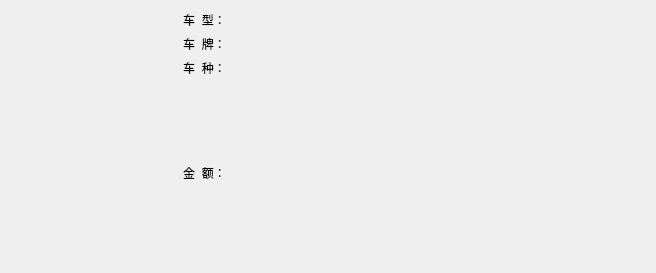
<?xml version="1.0" encoding="UTF-8"?>
<ui version="4.0">
 <class>FormEntryVehInfo</class>
 <widget class="QWidget" name="FormEntryVehInfo">
  <property name="geometry">
   <rect>
    <x>0</x>
    <y>0</y>
    <width>656</width>
    <height>273</height>
   </rect>
  </property>
  <property name="windowTitle">
   <string>Form</string>
  </property>
  <layout class="QHBoxLayout" name="horizontalLayout">
   <property name="leftMargin">
    <number>9</number>
   </property>
   <item>
    <spacer name="horizontalSpacer_2">
     <property name="orientation">
      <enum>Qt::Horizontal</enum>
     </property>
     <property name="sizeHint" stdset="0">
      <size>
       <width>40</width>
       <height>20</height>
      </size>
     </property>
    </spacer>
   </item>
   <item>
    <layout class="QGridLayout" name="gridLayout_4">
     <property name="horizontalSpacing">
      <number>20</number>
     </property>
     <item row="0" column="0">
      <widget class="QLabel" name="labVehType">
       <property name="text">
        <string>车  型：</string>
       </property>
       <property name="alignment">
        <set>Qt::AlignCenter</set>
       </property>
       <property name="className" stdset="0">
        <string>feviInfo</string>
       </property>
      </widget>
     </item>
     <item row="0" column="1" colspan="2">
      <widget class="QLabel" name="labEnVehType">
       <property name="text">
        <string/>
       </property>
       <property name="alignment">
        <set>Qt::AlignLeading|Qt::AlignLeft|Qt::AlignVCenter</set>
       </property>
       <property name="className" stdset="0">
        <string>feviInfo</string>
       </property>
      </widget>
     </item>
     <item row="1" column="0">
      <widget class="QLabel" name="labVehPlate">
       <property name="styleSheet">
        <string notr="true"/>
       </property>
       <property name="text">
        <string>车  牌：</string>
       </property>
       <property name="alignment">
        <set>Qt::AlignCenter</set>
       </property>
       <property name="className" stdset="0">
        <string>feviInfo</string>
       </property>
      </widget>
     </item>
     <item row="1" column="1" colspan="2">
      <widget class="QLabel" name="labEnVehPlate">
       <property name="sizePolicy">
        <sizepolicy hsizetype="Preferred" vsizetype="Preferred">
         <horstretch>200</horstretch>
         <verstretch>0</verstretch>
        </sizepolicy>
       </property>
       <property name="minimumSize">
        <size>
         <width>200</width>
         <height>0</height>
        </size>
       </property>
       <property name="text">
        <string/>
       </property>
       <property name="alignment">
        <set>Qt::AlignLeading|Qt::AlignLeft|Qt::AlignVCenter</set>
       </property>
       <property name="className" stdset="0">
        <string>feviInfo</string>
       </property>
      </widget>
     </item>
     <item row="2" column="0">
      <widget class="QLabel" name="labVehClass">
       <property name="text">
        <string>车  种：</string>
       </property>
       <property name="alignment">
        <set>Qt::AlignCenter</set>
       </property>
       <property name="className" stdset="0">
        <string>feviInfo</string>
       </property>
      </widget>
     </item>
     <item row="2" column="1" colspan="2">
      <widget class="QLabel" name="labEnVehClass">
       <property name="text">
        <string/>
       </property>
       <property name="alignment">
        <set>Qt::AlignLeading|Qt::AlignLeft|Qt::AlignVCenter</set>
       </property>
       <property name="className" stdset="0">
        <string>feviInfo</string>
       </property>
      </widget>
     </item>
     <item row="3" column="0">
      <widget class="QLabel" name="labMoney">
       <property name="sizePolicy">
        <sizepolicy hsizetype="Preferred" vsizetype="Preferred">
         <horstretch>0</horstretch>
         <verstretch>0</verstretch>
        </sizepolicy>
       </property>
       <property name="text">
        <string>金  额：</string>
       </property>
       <property name="alignment">
        <set>Qt::AlignCenter</set>
       </property>
       <property name="className" stdset="0">
        <string>feviInfo</string>
       </property>
      </widget>
     </item>
     <item row="3" column="1" colspan="2">
      <widget class="QLabel" name="labEnMoney">
       <property name="enabled">
        <bool>true</bool>
       </property>
       <property name="sizePolicy">
        <sizepolicy hsizetype="Fixed" vsizetype="Expanding">
         <horstretch>0</horstretch>
         <verstretch>0</verstretch>
        </sizepolicy>
       </property>
       <property name="text">
        <string/>
       </property>
       <property name="alignment">
        <set>Qt::AlignLeading|Qt::AlignLeft|Qt::AlignVCenter</set>
       </property>
       <property name="className" stdset="0">
        <string>feviFee</string>
       </property>
      </widget>
     </item>
    </layout>
   </item>
   <item>
    <spacer name="horizontalSpacer">
     <property name="orientation">
      <enum>Qt::Horizontal</enum>
     </property>
     <property name="sizeHint" stdset="0">
      <size>
       <width>71</width>
       <height>20</height>
      </size>
     </property>
    </spacer>
   </item>
   <item>
    <layout class="QVBoxLayout" name="verticalLayout">
     <item>
      <widget class="QLabel" name="label_3">
       <property name="text">
        <string/>
       </property>
       <property name="alignment">
        <set>Qt::AlignCenter</set>
       </property>
       <property name="className" stdset="0">
        <string>feviFree</string>
       </property>
      </widget>
     </item>
     <item>
      <widget class="QLabel" name="label_2">
       <property name="text">
        <string/>
       </property>
       <property name="className" stdset="0">
        <string>feviFree</string>
       </property>
      </widget>
     </item>
     <item>
      <widget class="QLabel" name="labelCard">
       <property name="text">
        <string/>
       </property>
       <property name="className" stdset="0">
        <string>feviFree</string>
       </property>
      </widget>
     </item>
     <item>
      <spacer name="verticalSpacer">
       <property name="orientation">
        <enum>Qt::Vertical</enum>
       </property>
       <property name="sizeHint" stdset="0">
        <size>
         <width>20</width>
         <height>40</height>
        </size>
       </property>
      </spacer>
     </item>
    </layout>
   </item>
  </layout>
 </widget>
 <resources/>
 <connections/>
</ui>
